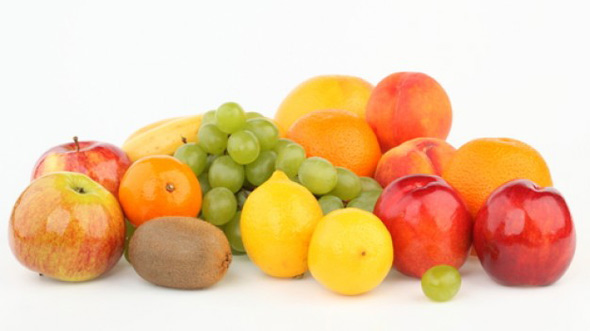
%> input picture frutas.jpg, 590 x 331 px
$ octave segmentation.m   (GNU Octave 9; MATLAB toolbox functions it lacks are replaced by stand-ins)
%> lines starting %> are read from the running program, lines starting %| are printed output that depends on the picture; in (x1, y1, x2, y2) boxes, pixels count from 0 and x2, y2 are one past the last pixel; in counts of white or black regions, pixels touching at a corner belong together; the program's own positions count from 1
rgbImage = imread('frutas.jpg');
%> rgbImage is the input picture: size 331x590x3 uint8; mean R, G, B 235.9, 200.4, 161.2
% Separe individual colors
R = double(rgbImage(:,:,1));
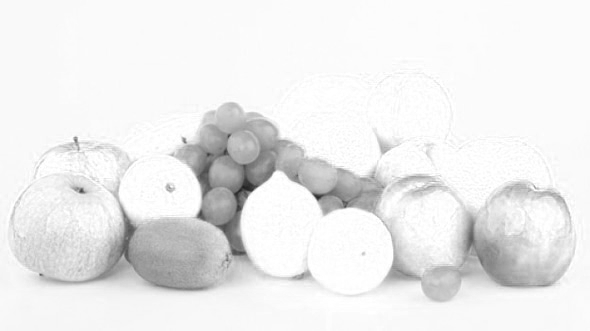
%> R: size 331x590 double; min 32, max 255, mean 235.9
G = double(rgbImage(:,:,2));
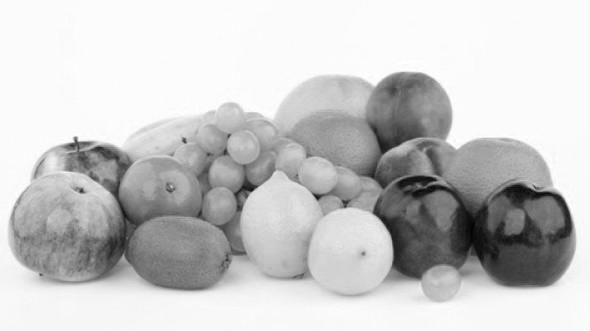
%> G: size 331x590 double; min 3, max 255, mean 200.4
B = double(rgbImage(:,:,3));
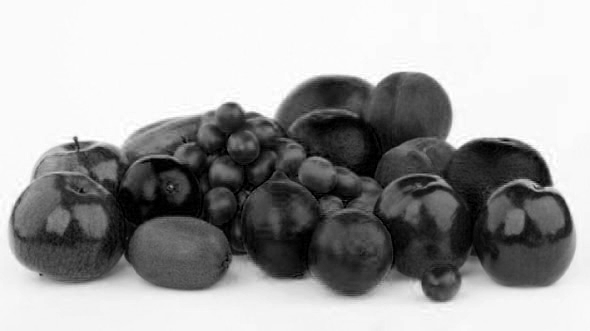
%> B: size 331x590 double; min 0, max 255, mean 161.2
blueRatio = uint8(((100 * B)./(1+R+G)) .* (256./(1+B+R+G)));
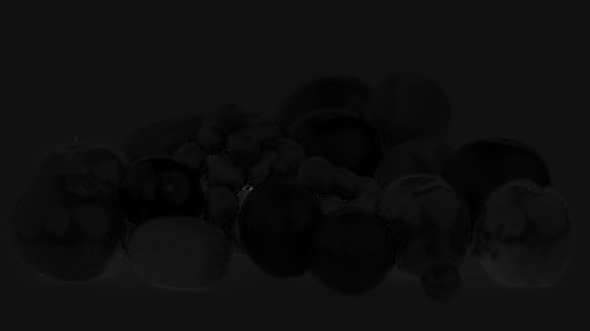
%> blueRatio: size 331x590 uint8; min 0, max 89, mean 14
%% Display images
fontSize = 28;
% Original image
subplot(2, 3, 1);
imshow(rgbImage);
title('Original RGB Image', 'FontSize', fontSize);
% Dark image
subplot(2, 3, 3);
imshow(uint8(B)); % Must be uint8 for display
title('Dark image', 'FontSize', fontSize);
%% Segmentated image
subplot(2, 3, 5);
a = uint8(B);
level = graythresh(a);
%> level = 0.6
segment = imbinarize(a,level);
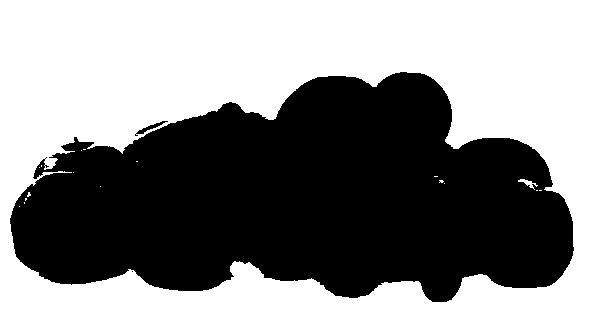
%> segment: size 331x590 logical; 54.4% white; 3 black regions (1 under 20 px), largest, box (x1, y1, x2, y2) and area: (10, 72, 574, 302) 89005, (135, 121, 168, 136) 109
imshow(segment);
title('Segmented image', 'FontSize', fontSize);
%% Enlarge figure to full screen.
set(gcf, 'Units', 'Normalized', 'OuterPosition', [0 0 1 1]);
